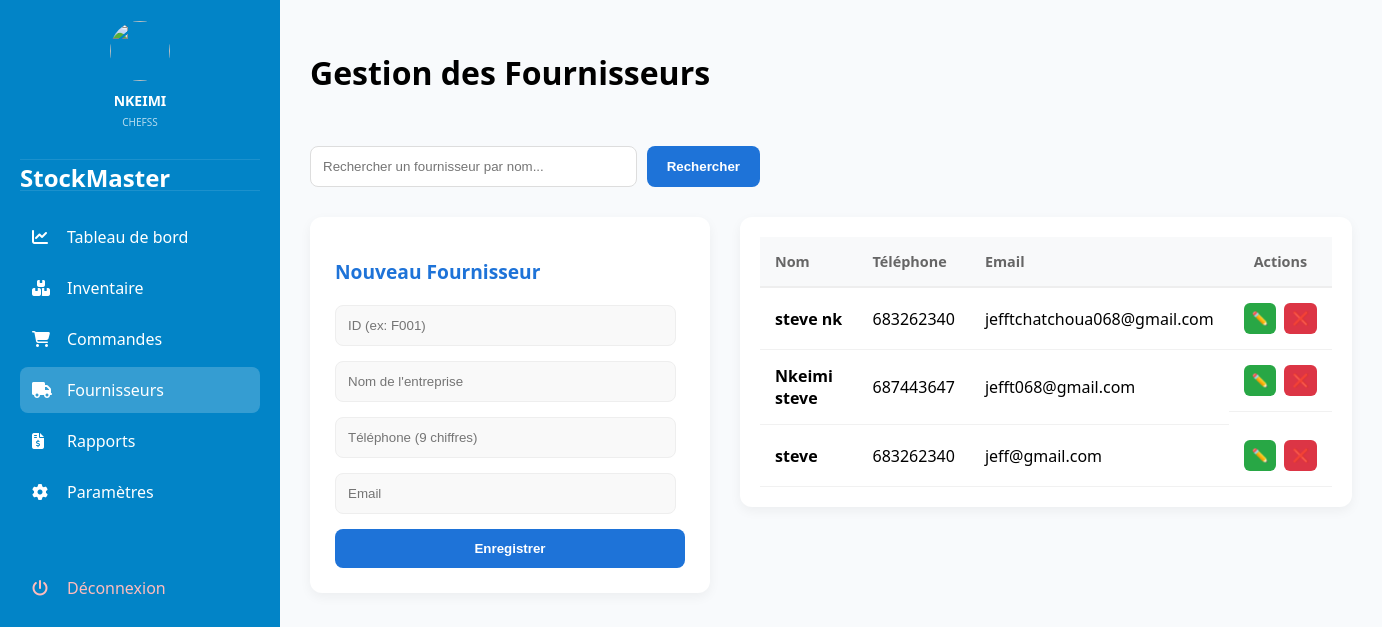
The app's page /fournisseurs.php (signed in) with its own data.
### tables this page shows
CREATE TABLE `fournisseurs` (
  `id` int(11) NOT NULL,
  `nom` varchar(100) DEFAULT NULL,
  `telephone` varchar(20) DEFAULT NULL,
  `email` varchar(100) DEFAULT NULL
);

### fournisseurs.php (the view, shortened to what this page needs)
<?php
$user_role = $_SESSION['role'] ?? 'stagiere';
try {
    $pdo = new PDO("mysql:host=localhost;dbname=stockmaster", "root", "");
    $pdo->setAttribute(PDO::ATTR_ERRMODE, PDO::ERRMODE_EXCEPTION);
} catch (PDOException $e) {
    die("Erreur de connexion : " . $e->getMessage());
}
?>
<!DOCTYPE html>
<html lang="fr">
<head>
    <link rel="stylesheet" href="https://cdnjs.cloudflare.com/ajax/libs/font-awesome/6.4.0/css/all.min.css">
</head>
<body>
<div class="sidebar">
    <div class="sidebar-user">
        <div class="sidebar-user" style="padding: 20px; text-align: center; border-bottom: 1px solid rgba(255,255,255,0.1); margin-bottom: 20px;">
            <?php if(!empty($_SESSION['profil_image'])): ?>
                <img src="uploads/profils/<?php echo $_SESSION['profil_image']; ?>" style="width: 60px; height: 60px; border-radius: 50%; margin-bottom: 10px; object-fit: cover;">
            <?php else: ?>
                <i class="fas fa-user-circle" style="font-size: 50px; margin-bottom: 10px;"></i>
            <?php endif; ?>
            <h3 style="font-size: 14px; margin: 0;"><?php echo $_SESSION['Nom_user'] ?? ''; ?></h3>
            <p style="font-size: 10px; opacity: 0.7; text-transform: uppercase; margin-top:5px;"><?php echo $user_role; ?></p>
        </div>
    </div>
    <h2>StockMaster</h2>
    <a href="dashboard.php"><i class="fas fa-chart-line"></i> Tableau de bord</a>
    <a href="inventaire.php"><i class="fas fa-boxes"></i> Inventaire</a>
    <a href="commandes.php"><i class="fas fa-shopping-cart"></i> Commandes</a>
    <a href="fournisseurs.php" style="background: rgba(255,255,255,0.2);"><i class="fas fa-truck"></i> Fournisseurs</a>
    <?php if($user_role === 'chefss'): ?>
        <a href="rapports.php"><i class="fas fa-file-invoice-dollar"></i> Rapports</a>
        <a href="parametres.php"><i class="fas fa-cog"></i> Paramètres</a>
    <?php endif; ?>
    <a href="logout.php" style="margin-top: 50px; color: #ffbcbc;"><i class="fas fa-power-off"></i> Déconnexion</a>
</div>
<div class="main">
    <div class="header-flex">
        <h1>Gestion des Fournisseurs</h1>
    </div>
    <form class="search-form" onsubmit="return false;">
        <input type="text" id="search" placeholder="Rechercher un fournisseur par nom...">
        <button type="button" onclick="searchFournisseur()">Rechercher</button>
    </form>
    <div class="content-grid">
        <?php if($user_role !== 'stagiere'): ?>
        <section>
            <h2>Nouveau Fournisseur</h2>
            <form method="POST">
                <input type="text" name="id" placeholder="ID (ex: F001)" required>
                <input type="text" name="nom" placeholder="Nom de l'entreprise" required>
                <input type="text" name="telephone" placeholder="Téléphone (9 chiffres)" pattern="^[0-9]{9}$" required>
                <input type="email" name="email" placeholder="Email" required>
                <button type="submit" name="add">Enregistrer</button>
            </form>
        </section>
        <?php endif; ?>
        <article>
            <table id="table">
                <thead>
                    <tr>
                        <th>Nom</th>
                        <th>Téléphone</th>
                        <th>Email</th>
                        <?php if($user_role !== 'stagiere'): ?>
                            <th style="text-align: center;">Actions</th>
                        <?php endif; ?>
                    </tr>
                </thead>
                <tbody>
                    <?php
                    $stmt=$pdo->query("SELECT * FROM fournisseurs ORDER BY id DESC");
                    while($row=$stmt->fetch()){
                    ?>
                    <tr>
                        <td><strong><?=htmlspecialchars($row['nom'])?></strong></td>
                        <td><?=htmlspecialchars($row['telephone'])?></td>
                        <td><?=htmlspecialchars($row['email'])?></td>
                        <?php if($user_role !== 'stagiere'): ?>
                        <td style="display: flex; justify-content: center; align-items: center; gap: 8px;">
                            <button class="edit" onclick="editData('<?=$row['id']?>','<?=addslashes($row['nom'])?>','<?=$row['telephone']?>','<?=$row['email']?>')">✏️</button>
                            <?php if($user_role === 'chefss'): ?>
                                <a href="?delete=<?=$row['id']?>" onclick="return confirm('Supprimer ce fournisseur ?')" style="text-decoration: none;">
                                    <button class="delete">❌</button>
                                </a>
                            <?php endif; ?>
                        </td>
                        <?php endif; ?>
                    </tr>
                    <?php } ?>
                </tbody>
            </table>
        </article>
    </div>
</div>
</body>
</html>

### fournisseurs.php (style rules this page uses)
:root { --primary: #0284c7; --success: #10b981; --warning: #f59e0b; --danger: #ef4444; --bg-body: #f8fafc; }
body { margin: 0; font-family: 'Segoe UI', sans-serif; background: var(--bg-body); display: flex; }
.sidebar { width: 240px; background: var(--primary); color: white; min-height: 100vh; position: fixed; padding-top: 1px; padding-left:20px; padding-right: 20px; }
.sidebar-user { text-align: center; border-bottom: 1px solid rgba(255,255,255,0.1); padding-bottom: 10px; }
.sidebar h2 { font-size: 1.5rem; margin-bottom: 20px; margin-top: -30px; }
.sidebar a { display: flex; align-items: center; color: white; text-decoration: none; padding: 12px; border-radius: 8px; transition: 0.3s; margin-bottom: 5px; }
.sidebar a i { width: 25px; margin-right: 10px; }
.main { flex:1; padding:30px; display: flex; flex-direction: column; margin-left: 280px; }
.header-flex { display: flex; justify-content: space-between; align-items: center; margin-bottom: 30px; }
.search-form { display:flex; gap:10px; margin-bottom:30px; max-width:450px; }
.search-form input { flex:1; padding:12px; border:1px solid #ddd; border-radius:8px; outline: none; }
.search-form button { padding:0 20px; border:none; background:#1e73d8; color:white; border-radius:8px; cursor:pointer; font-weight: bold; }
.content-grid { display: flex; gap: 30px; align-items: flex-start; }
section { background:white; padding:25px; border-radius:12px; box-shadow:0 4px 12px rgba(0,0,0,0.05); width:350px; flex-shrink: 0; }
section h2 { margin-bottom: 20px; font-size: 1.2rem; color: #1e73d8; }
section input { width:90%; padding:12px; margin-bottom:15px; border:1px solid #eee; border-radius:8px; background: #f9f9f9; }
section button { width:100%; padding:12px; border:none; background:#1e73d8; color:white; border-radius:8px; cursor:pointer; font-weight: bold; transition: 0.3s; }
article { flex:1; background:white; padding:20px; border-radius:12px; box-shadow:0 4px 12px rgba(0,0,0,0.05); overflow: hidden; }
table { width:100%; border-collapse:collapse; }
table th { background:#f8f9fa; color:#666; padding:15px; text-align: left; font-size: 0.9rem; border-bottom: 2px solid #eee; }
table td { padding:15px; border-bottom:1px solid #f1f1f1; }
.edit { background:#28a745; color:white; border:none; padding:8px; border-radius:6px; cursor:pointer; }
.delete { background:#dc3545; color:white; border:none; padding:8px; border-radius:6px; cursor:pointer; }

### records on screen
fournisseurs: nom "steve nk", telephone "683262340", email "jefftchatchoua068@gmail.com"
fournisseurs: nom "Nkeimi steve", telephone "687443647", email "jefft068@gmail.com"
fournisseurs: nom "steve", telephone "683262340", email "jeff@gmail.com"

### other values on screen
$_SESSION['Nom_user'] "NKEIMI"
$user_role "CHEFSS"
